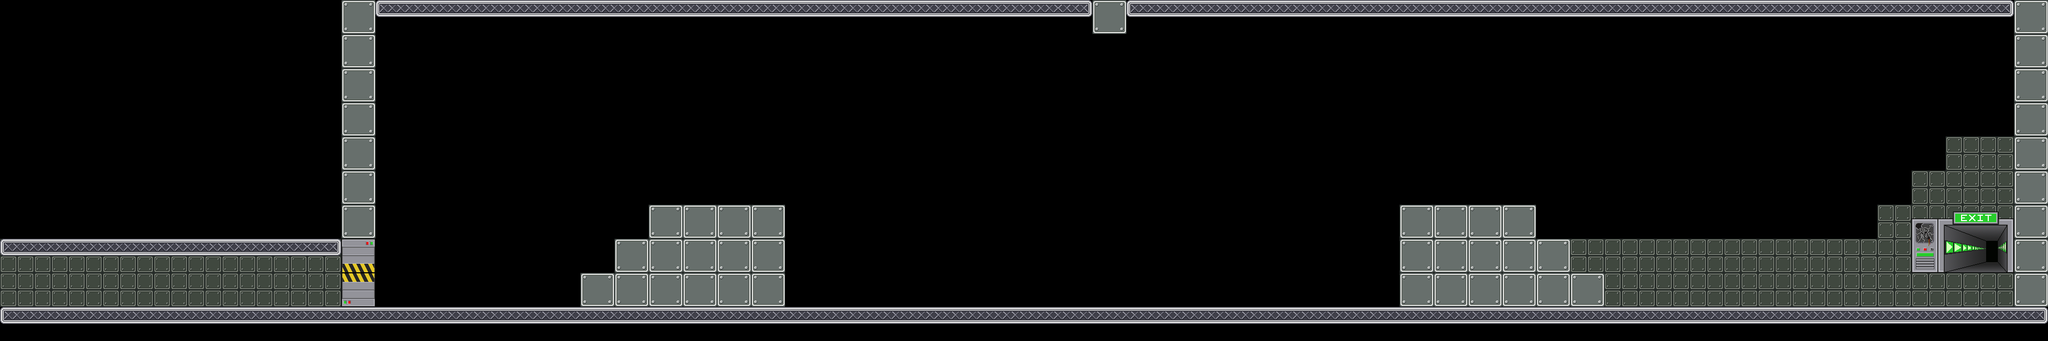

A 2D game scene composited from a Tiled map and its tileset images. What follows is a short description and the map's XML, with each tile layer's data collapsed to a summary:
An orthogonal 60x10 tile map with 64x64 px tiles, 2 tile layers (foreground, front), 21 tilesets and 67 objects.

<map version="1.0" orientation="orthogonal" width="60" height="10" tilewidth="64" tileheight="64">
 <tileset firstgid="1" name="mur" tilewidth="64" tileheight="64">
  <image source="data/mur.png" trans="ffffff" width="64" height="64" />
 </tileset>
 <tileset firstgid="2" name="sol" tilewidth="64" tileheight="64">
  <image source="data/sol.png" trans="ffffff" width="64" height="64" />
 </tileset>
 <tileset firstgid="3" name="alone" tilewidth="64" tileheight="64">
  <image source="data/alone.png" width="64" height="64" />
 </tileset>
 <tileset firstgid="4" name="left" tilewidth="64" tileheight="64">
  <image source="data/left.png" width="64" height="64" />
 </tileset>
 <tileset firstgid="5" name="mid" tilewidth="64" tileheight="64">
  <image source="data/mid.png" width="64" height="64" />
 </tileset>
 <tileset firstgid="6" name="right" tilewidth="64" tileheight="64">
  <image source="data/right.png" width="64" height="64" />
 </tileset>
 <tileset firstgid="7" name="portebas" tilewidth="64" tileheight="64">
  <image source="data/portebas.png" width="64" height="64" />
 </tileset>
 <tileset firstgid="8" name="portehaut" tilewidth="64" tileheight="64">
  <image source="data/portehaut.png" width="64" height="64" />
 </tileset>
 <tileset firstgid="9" name="fin" tilewidth="192" tileheight="128">
  <image source="data/fin.png" width="192" height="128" />
 </tileset>
 <tileset firstgid="10" name="citerne" tilewidth="418" tileheight="632">
  <tileoffset x="0" y="632" />
  <image source="data/citerne.png" width="418" height="632" />
 </tileset>
 <tileset firstgid="11" name="container1" tilewidth="610" tileheight="276">
  <tileoffset x="0" y="195" />
  <image source="data/container1.png" width="610" height="276" />
 </tileset>
 <tileset firstgid="12" name="container2" tilewidth="480" tileheight="330">
  <tileoffset x="0" y="280" />
  <image source="data/container2.png" width="480" height="330" />
 </tileset>
 <tileset firstgid="13" name="cable1" tilewidth="77" tileheight="372">
  <tileoffset x="0" y="372" />
  <properties>
   <property name="anim" value="true" />
   <property name="frames" value="8" />
  </properties>
  <image source="data/cable1.png" width="77" height="372" />
 </tileset>
 <tileset firstgid="14" name="passerelle1" tilewidth="198" tileheight="342">
  <tileoffset x="0" y="342" />
  <image source="data/passerelle1.png" width="198" height="342" />
 </tileset>
 <tileset firstgid="15" name="passerelle2" tilewidth="122" tileheight="599">
  <tileoffset x="0" y="599" />
  <properties>
   <property name="anim" value="true" />
   <property name="frames" value="8" />
  </properties>
  <image source="data/passerelle2.png" width="122" height="599" />
 </tileset>
 <tileset firstgid="16" name="cable2" tilewidth="46" tileheight="243">
  <tileoffset x="0" y="243" />
  <properties>
   <property name="anim" value="true" />
   <property name="frames" value="8" />
  </properties>
  <image source="data/cable2.png" width="46" height="243" />
 </tileset>
 <tileset firstgid="17" name="mur2" tilewidth="64" tileheight="64">
  <image source="data/mur2.png" width="64" height="64" />
 </tileset>
 <tileset firstgid="18" name="lampe1" tilewidth="64" tileheight="64">
  <properties>
   <property name="anim" value="true" />
   <property name="frames" value="4" />
  </properties>
  <image source="data/lampe1.png" width="67" height="64" />
 </tileset>
 <tileset firstgid="19" name="lampe2" tilewidth="64" tileheight="64">
  <properties>
   <property name="anim" value="true" />
   <property name="frames" value="4" />
  </properties>
  <image source="data/lampe2.png" width="64" height="64" />
 </tileset>
 <tileset firstgid="20" name="cable" tilewidth="64" tileheight="64">
  <image source="data/cable.png" width="64" height="64" />
 </tileset>
 <tileset firstgid="21" name="cable" tilewidth="64" tileheight="64">
  <image source="data/cable.png" width="64" height="64" />
 </tileset>
 <layer name="foreground" width="70" height="10">
  <data>[700 cells, 54 non-empty, 1 distinct tile ids]</data>
 </layer>
 <layer name="front" width="70" height="10">
  <data>[700 cells, 167 non-empty, 8 distinct tile ids]</data>
 </layer>
 <objectgroup color="#00ff00" name="wall" width="70" height="10">
  <object x="3776" y="0" width="64" height="576" />
  <object x="640" y="0" width="64" height="576" />
  <object x="1408" y="448" width="64" height="128" />
  <object x="2624" y="448" width="64" height="128" />
 </objectgroup>
 <objectgroup color="#0000ff" name="platform" width="70" height="10">
  <object x="640" y="576" width="3200" height="64" />
  <object x="704" y="0" width="3072" height="64" />
  <object x="2624" y="384" width="256" height="64" />
  <object x="2880" y="448" width="64" height="64" />
  <object x="2944" y="512" width="64" height="64" />
  <object x="1152" y="448" width="64" height="64" />
  <object x="1216" y="384" width="256" height="64" />
  <object x="1088" y="512" width="64" height="64" />
 </objectgroup>
 <objectgroup color="#ffffff" name="movable" width="70" height="10" />
 <objectgroup color="#ff6666" name="destroyable" width="70" height="10" />
 <objectgroup color="#ff0000" name="themagnet" width="70" height="10">
  <object x="768" y="512" width="64" height="64">
   <properties>
    <property name="powers" value="Attractive" />
   </properties>
  </object>
 </objectgroup>
 <objectgroup color="#800000" name="generator" width="70" height="10" />
 <objectgroup color="#66ccff" name="switch" width="70" height="10" />
 <objectgroup color="#e6e6e6" name="metal" width="70" height="10">
  <object x="2368" y="64" width="64" height="64">
   <properties>
    <property name="magnet" value="static" />
    <property name="physic" value="static" />
   </properties>
  </object>
 </objectgroup>
 <objectgroup color="#333333" name="gate" width="70" height="10">
  <object x="1984" y="384" width="64" height="64">
   <properties>
    <property name="animid" value="10" />
    <property name="next" value="9" />
    <property name="prev" value="11" />
    <property name="type" value="MillieuHD" />
   </properties>
  </object>
  <object x="2048" y="384" width="64" height="64">
   <properties>
    <property name="animid" value="11" />
    <property name="closeid" value="2" />
    <property name="next" value="10" />
    <property name="type" value="DebutHD" />
   </properties>
  </object>
  <object x="1664" y="384" width="64" height="64">
   <properties>
    <property name="animid" value="4" />
    <property name="next" value="5" />
    <property name="prev" value="3" />
    <property name="type" value="MillieuHG" />
   </properties>
  </object>
  <object x="1536" y="384" width="64" height="64">
   <properties>
    <property name="animid" value="2" />
    <property name="next" value="3" />
    <property name="prev" value="1" />
    <property name="type" value="MillieuHG" />
   </properties>
  </object>
  <object x="2048" y="128" width="64" height="64">
   <properties>
    <property name="animid" value="14" />
    <property name="next" value="15" />
    <property name="prev" value="13" />
    <property name="type" value="MillieuVH" />
   </properties>
  </object>
  <object x="1472" y="384" width="64" height="64">
   <properties>
    <property name="animid" value="1" />
    <property name="closeid" value="2" />
    <property name="next" value="2" />
    <property name="type" value="DebutHG" />
   </properties>
  </object>
  </objectgroup>
 <objectgroup color="#004080" name="acid" width="70" height="10">
  <!-- 36 objects omitted --></objectgroup>
 <objectgroup color="#ffff00" name="arc" width="70" height="10" />
 <objectgroup color="#ffff00" name="levelend" width="70" height="10">
  <!-- 1 objects omitted --></objectgroup>
 <objectgroup color="#800080" name="gateswitch" width="70" height="10">
  <!-- 1 objects omitted --></objectgroup>
 <objectgroup name="lamps" width="70" height="10" />
</map>
<!-- 47 of 67 objects omitted -->
